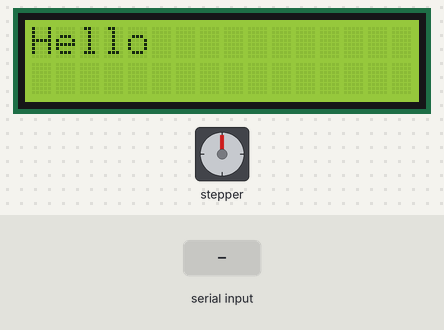
A sketch run on a simulated Arduino Uno, built with avr-gcc and run on an emulated ATmega328P. Parts: 16×2 character LCD, stepper motor. The inputs (shaded band) are chosen by the test bench. Stepper angles assume 2048 steps per turn; what the sketch prints to the serial monitor is not drawn.

Above: at 1.2 s.
1.3 s: "90,45\n" received over Serial
At 2.5 s:
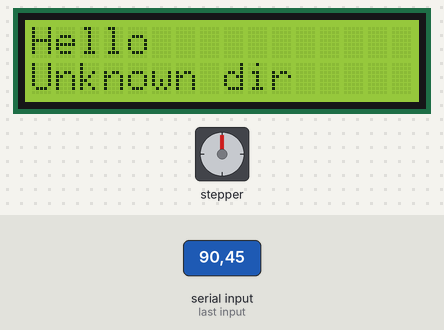
2.8 s: "L,45\n" received over Serial
At 3.8 s:
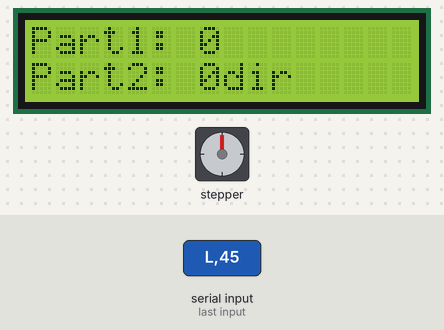
4.3 s: "0\n" received over Serial
At 4.8 s:
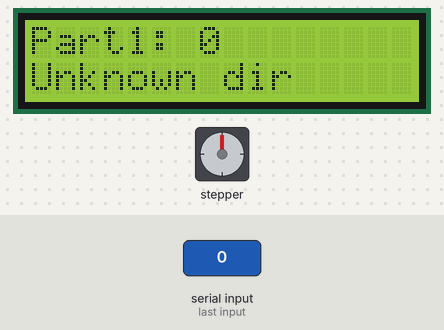
5.8 s: "L90\n" received over Serial
At 5.95 s:
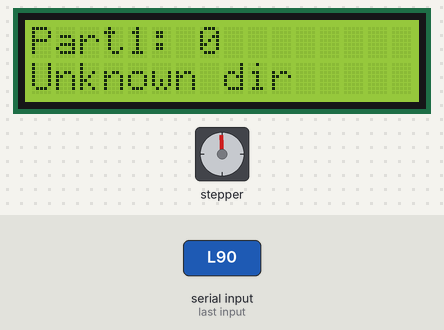
8.2 s: "R90\n" received over Serial
10.7 s: "30,150\n" received over Serial
At 12.9 s:
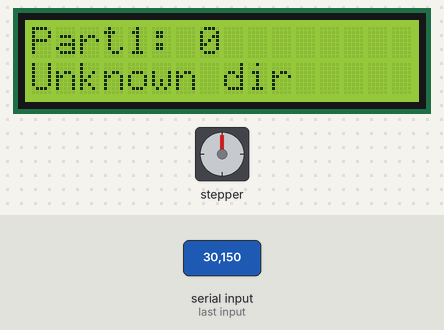
Timing chart, 0 to 14.4 s (numbered marks = the images above; inputs shaded):
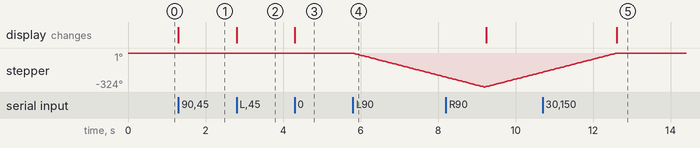

Measured:
- after the input at 1.3 s, the display: changes at once (image 1)
- after the input at 2.8 s, the display: changes at once (image 2)
- after the input at 4.3 s, the display: changes at once (image 3)
- after the input at 5.8 s, stepper: keeps turning counter-clockwise at about 96°/s, starting at once
- after the input at 10.7 s, the display: changes after 1.9 s (image 5)

The sketch:

safe.ino
```cpp
#include <LiquidCrystal.h>
#include <Stepper.h>

// The display also needs some more signals, see the LCD example
// in Elegoo's documentation.
static const int rs = 12, en = 11, d4 = 5, d5 = 4, d6 = 3, d7 = 7;
static LiquidCrystal lcd(rs, en, d4, d5, d6, d7);

static const int stepsPerRev = 2048;

static Stepper stepper(stepsPerRev, 6, 8, 13, 2);

static void initLcd() {
  lcd.begin(16, 2);
  lcd.print("Hello");
}

void setup() {
  initLcd();

  stepper.setSpeed(16);
  Serial.begin(115200);
  Serial.setTimeout(1000);
}

void loop() {

  static long dialPos = 50;
  static int nZeros = 0;
  static int nPassed = 0;

  String s = Serial.readStringUntil('\n');
  if (s.length() > 0) {
    int dir = 0;
    if (s[0] == 'L') {
      dir = -1;
    } else if (s[0] == 'R') {
      dir = 1;
    } else {
      lcd.setCursor(0, 2);
      lcd.write("Unknown dir");
      Serial.println("Unknown dir: " + s);
    }
    int oldPos = dialPos;
    if (dir) {
      long val = dir * atoi(s.c_str()+1);

      stepper.step(val * stepsPerRev / 100L);

      dialPos = dialPos + val;
      if (dialPos >= 100) {
        nPassed += dialPos / 100;
        dialPos = dialPos % 100;
      } else if (dialPos == 0) {
        nPassed += 1;
      } else if (dialPos < 0) {
        if (oldPos == 0) {
          nPassed -= 1;
        }
        while (dialPos < 0) {
          nPassed += 1;
          dialPos += 100;
        }
        if (dialPos == 0) {
          nPassed += 1;
        }
      }
      if (!dialPos) {
          nZeros++;
      }

      lcd.setCursor(0, 0);
      lcd.write(("Part1: " + String(nZeros)).c_str());
      lcd.setCursor(0, 1);
      lcd.write(("Part2: " + String(nPassed)).c_str());

      Serial.println("Old " + String(oldPos) + ", val=" + String(val) + ". New dial pos: " + String(dialPos) + ". " + String(nZeros) + " zeros. " + String(nPassed) + " passed.");
    }
  }
}

// < 6215
```
